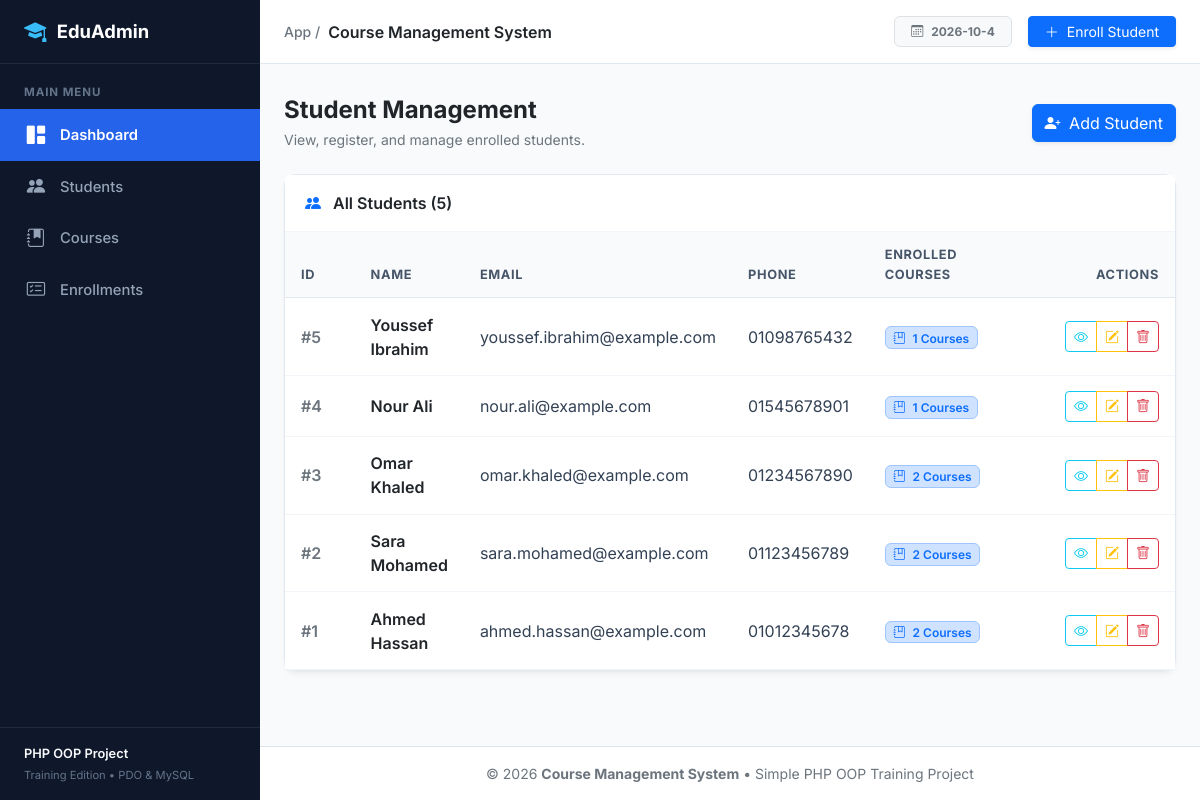
Page /students/index.php on the committed database.
### tables this page shows
CREATE TABLE IF NOT EXISTS `students` (
    `id` INT UNSIGNED AUTO_INCREMENT PRIMARY KEY,
    `name` VARCHAR(100) NOT NULL,
    `email` VARCHAR(150) NOT NULL UNIQUE,
    `phone` VARCHAR(30) NULL,
    `created_at` TIMESTAMP NOT NULL DEFAULT CURRENT_TIMESTAMP,
    `updated_at` TIMESTAMP NOT NULL DEFAULT CURRENT_TIMESTAMP ON UPDATE CURRENT_TIMESTAMP,
    INDEX `idx_students_email` (`email`)
);

### App.php (called while the page is built, shortened)
<?php
$mysql = new Mysql();
$student = new Student($mysql);

### classes/Database/MySql.php (called while the page is built, shortened)
<?php
class MySql implements DatabaseInterface
{
    private $host = DB_HOST;
    private $dbName = DB_NAME;
    private $user = DB_USERNAME;
    private $password = DB_PASSWORD;
    public function connect()
    {
        try {
            $conn = new PDO("mysql:host={$this->host};dbname={$this->dbName}", $this->user, $this->password);
            $conn->setAttribute(PDO::ATTR_ERRMODE, PDO::ERRMODE_EXCEPTION);
            return $conn;
        } catch (PDOException $e) {
            echo "Connection failed: " . $e->getMessage();
        }
    }
}

### classes/Student.php (called while the page is built, shortened)
<?php
class Student
{
    private $conn;
    public function __construct(DatabaseInterface $db)
    {
        $this->conn = $db->connect();
    }
    public function all()
    {
        $sql = "SELECT s.*, COUNT(e.id) enrolled_courses_count
        FROM students s
        LEFT JOIN enrollments e
        ON s.id = e.student_id
        GROUP BY s.id
        ORDER BY s.id DESC;";
        $stmt = $this->conn->query($sql);
        return $stmt->fetchAll(PDO::FETCH_OBJ);
    }
    public function count()
    {
        $sql = "SELECT COUNT(*) FROM students ";
        $stmt = $this->conn->query($sql);
        return $stmt->fetchColumn();
    }
}

### students/index.php (the view)
<?php
require_once __DIR__ . '/../includes/header.php';
?>
<div class="d-flex justify-content-between align-items-center mb-4">
    <div>
        <h2 class="h4 fw-bold text-dark mb-1">Student Management</h2>
        <p class="text-secondary small mb-0">View, register, and manage enrolled students.</p>
    </div>
    <a href="<?= BASE_URL ?>/students/create.php" class="btn btn-primary shadow-sm">
        <i class="bi bi-person-plus-fill me-1"></i> Add Student
    </a>
</div>
<div class="card">
    <div class="card-header d-flex justify-content-between align-items-center">
        <span class="fw-semibold text-dark">
            <i class="bi bi-people-fill me-2 text-primary"></i> All Students (<?= $student->count() ?>)
        </span>
    </div>
    <div class="table-responsive">
        <table class="table table-custom mb-0">
            <thead>
                <tr>
                    <th style="width: 70px;">ID</th>
                    <th>Name</th>
                    <th>Email</th>
                    <th>Phone</th>
                    <th>Enrolled Courses</th>
                    <th class="text-end" style="width: 180px;">Actions</th>
                </tr>
            </thead>
            <tbody>
                <?php foreach ($student->all() as $studentData): ?>
                    <tr>
                        <td class="text-secondary fw-semibold">#<?= $studentData->id ?></td>
                        <td class="fw-semibold text-dark">
                            <a href="students/show.php?id=1" class="text-dark text-decoration-none hover-primary">
                                <?= $studentData->name ?>
                            </a>
                        </td>
                        <td><?= $studentData->email ?></td>
                        <td><?= $studentData->phone ?></td>
                        <td>
                            <span class="badge bg-primary-subtle text-primary border border-primary-subtle badge-count">
                                <i class="bi bi-journal-bookmark me-1"></i>
                                <?= $studentData->enrolled_courses_count ?> Courses
                            </span>
                        </td>
                        <td class="text-end">
                            <div class="btn-group btn-group-sm" role="group">
                                <a href="<?= BASE_URL ?>/students/show.php?id=<?= $studentData->id ?>"
                                    class="btn btn-outline-info"
                                    title="View Details">
                                    <i class="bi bi-eye"></i>
                                </a>
                                <a href="<?= BASE_URL ?>/students/edit.php?id=<?= $studentData->id ?>"
                                    class="btn btn-outline-warning"
                                    title="Edit Student">
                                    <i class="bi bi-pencil-square"></i>
                                </a>
                                <a href="<?= BASE_URL ?>/students/delete.php?id=<?= $studentData->id ?>"
                                    class="btn btn-outline-danger"
                                    onclick="return confirm('Are you sure you want to delete student &quot;<?= $studentData->name ?>&quot;? All their enrollments will also be removed.');"
                                    title="Delete Student">
                                    <i class="bi bi-trash"></i>
                                </a>
                            </div>
                        </td>
                    </tr>
                <?php endforeach; ?>
            </tbody>
        </table>
    </div>
</div>
<?php require_once __DIR__ . '/../includes/footer.php'; ?>

### includes/header.php (shortened to what this page needs)
<?php require_once __DIR__ . "/../App.php" ?>
<!DOCTYPE html>
<html lang="en">
<head>
    <link href="https://cdn.jsdelivr.net/npm/bootstrap@5.3.3/dist/css/bootstrap.min.css" rel="stylesheet">
    <link rel="stylesheet" href="https://cdn.jsdelivr.net/npm/bootstrap-icons@1.11.3/font/bootstrap-icons.min.css">
    <link rel="stylesheet" href="<?= BASE_URL ?>/assets/css/style.css">
</head>
<body>
    <div id="wrapper">
        <?php require_once __DIR__ . '/sidebar.php'; ?>
        <div id="content-wrapper">
            <header class="top-navbar">
                <div class="d-flex align-items-center gap-3">
                    <div class="d-flex align-items-center">
                        <span class="text-secondary small fw-medium me-2">App /</span>
                        <span class="fw-semibold text-dark">Course Management System</span>
                    </div>
                </div>
                <div class="d-flex align-items-center gap-3">
                    <span class="badge bg-light text-secondary border px-3 py-2 d-none d-sm-inline-flex align-items-center">
                        <i class="bi bi-calendar3 me-2"></i> 2026-10-4
                    </span>
                    <a href="enrollments/create.php" class="btn btn-primary btn-sm px-3 shadow-sm">
                        <i class="bi bi-plus-lg me-1"></i> Enroll Student
                    </a>
                </div>
            </header>
            <main class="main-content">

### includes/sidebar.php
<aside id="sidebar">
    <a href="" class="sidebar-brand">
        <i class="bi bi-mortarboard-fill"></i>
        <span>EduAdmin</span>
    </a>
    <div class="nav-header">Main Menu</div>
    <nav class="nav flex-column">
        <a href="<?= BASE_URL ?>" class="nav-link active">
            <i class="bi bi-grid-1x2-fill"></i>
            <span>Dashboard</span>
        </a>
        <a href="<?= BASE_URL ?>/students/index.php" class="nav-link">
            <i class="bi bi-people-fill"></i>
            <span>Students</span>
        </a>
        <a href="<?= BASE_URL ?>/courses/index.php" class="nav-link">
            <i class="bi bi-journal-bookmark-fill"></i>
            <span>Courses</span>
        </a>
        <a href="<?= BASE_URL ?>/enrollments/index.php" class="nav-link">
            <i class="bi bi-card-checklist"></i>
            <span>Enrollments</span>
        </a>
    </nav>
    <div class="sidebar-footer">
        <div class="fw-semibold text-light mb-1">PHP OOP Project</div>
        <div class="small">Training Edition &bull; PDO & MySQL</div>
    </div>
</aside>

### includes/footer.php (shortened to what this page needs)
        </main>
        <footer class="bg-white border-top py-3 px-4 text-center text-secondary small">
            <div>
                &copy; 2026 <strong>Course Management System</strong> &bull; Simple PHP OOP Training Project
            </div>
        </footer>
    </div>
</div>
</body>
</html>

### assets/css/style.css (style rules this page uses)
:root { --sidebar-width: 260px; --sidebar-bg: #0f172a; --sidebar-hover: #1e293b; --sidebar-active: #2563eb; --sidebar-text: #94a3b8; --sidebar-text-hover: #ffffff; --navbar-height: 64px; --body-bg: #f8fafc; --card-shadow: 0 4px 6px -1px rgba(0, 0, 0, 0.05), 0 2px 4px -2px rgba(0, 0, 0, 0.05); }
body { font-family: 'Inter', -apple-system, BlinkMacSystemFont, "Segoe UI", Roboto, Helvetica, Arial, sans-serif; background-color: var(--body-bg); color: #334155; min-height: 100vh; }
#wrapper { display: flex; width: 100%; min-height: 100vh; }
#sidebar { width: var(--sidebar-width); min-width: var(--sidebar-width); background-color: var(--sidebar-bg); color: var(--sidebar-text); transition: all 0.3s ease; display: flex; flex-direction: column; z-index: 1000; }
#sidebar .sidebar-brand { height: var(--navbar-height); display: flex; align-items: center; padding: 0 1.5rem; font-size: 1.15rem; font-weight: 700; color: #ffffff; text-decoration: none; border-bottom: 1px solid rgba(255, 255, 255, 0.08); }
#sidebar .sidebar-brand i { font-size: 1.4rem; margin-right: 0.65rem; color: #38bdf8; }
#sidebar .nav-header { font-size: 0.72rem; text-transform: uppercase; letter-spacing: 0.08em; font-weight: 700; color: #64748b; padding: 1.25rem 1.5rem 0.5rem; }
#sidebar .nav-link { display: flex; align-items: center; padding: 0.75rem 1.5rem; color: var(--sidebar-text); font-weight: 500; font-size: 0.925rem; border-radius: 0; transition: all 0.2s ease; text-decoration: none; }
#sidebar .nav-link i { font-size: 1.15rem; margin-right: 0.75rem; width: 24px; text-align: center; }
#sidebar .nav-link.active { color: #ffffff; background-color: var(--sidebar-active); font-weight: 600; }
#sidebar .sidebar-footer { margin-top: auto; padding: 1rem 1.5rem; border-top: 1px solid rgba(255, 255, 255, 0.08); font-size: 0.8rem; color: #64748b; }
#content-wrapper { flex: 1; display: flex; flex-direction: column; min-width: 0; overflow-x: hidden; }
.top-navbar { height: var(--navbar-height); background-color: #ffffff; border-bottom: 1px solid #e2e8f0; padding: 0 1.5rem; display: flex; align-items: center; justify-content: space-between; }
.main-content { padding: 2rem 1.5rem; flex: 1; }
.card { border: 1px solid #e2e8f0; border-radius: 0.75rem; box-shadow: var(--card-shadow); background-color: #ffffff; transition: transform 0.2s ease, box-shadow 0.2s ease; }
.card-header { background-color: #ffffff; border-bottom: 1px solid #f1f5f9; padding: 1rem 1.25rem; font-weight: 600; }
.table-custom { margin-bottom: 0; }
.table-custom th { background-color: #f8fafc; color: #475569; font-size: 0.8rem; font-weight: 700; text-transform: uppercase; letter-spacing: 0.05em; padding: 0.85rem 1rem; border-bottom: 1px solid #e2e8f0; }
.table-custom td { padding: 0.9rem 1rem; vertical-align: middle; color: #334155; border-bottom: 1px solid #f1f5f9; }
.badge-count { padding: 0.35em 0.65em; font-weight: 600; border-radius: 6px; }

### rows in the picture
students: id "5", name "Youssef Ibrahim", email "youssef.ibrahim@example.com", phone "01098765432", enrolled_courses_count "1"
students: id "4", name "Nour Ali", email "nour.ali@example.com", phone "01545678901", enrolled_courses_count "1"
students: id "3", name "Omar Khaled", email "omar.khaled@example.com", phone "01234567890", enrolled_courses_count "2"
students: id "2", name "Sara Mohamed", email "sara.mohamed@example.com", phone "01123456789", enrolled_courses_count "2"
students: id "1", name "Ahmed Hassan", email "ahmed.hassan@example.com", phone "01012345678", enrolled_courses_count "2"

### other values in the picture
$student->count() "5"
